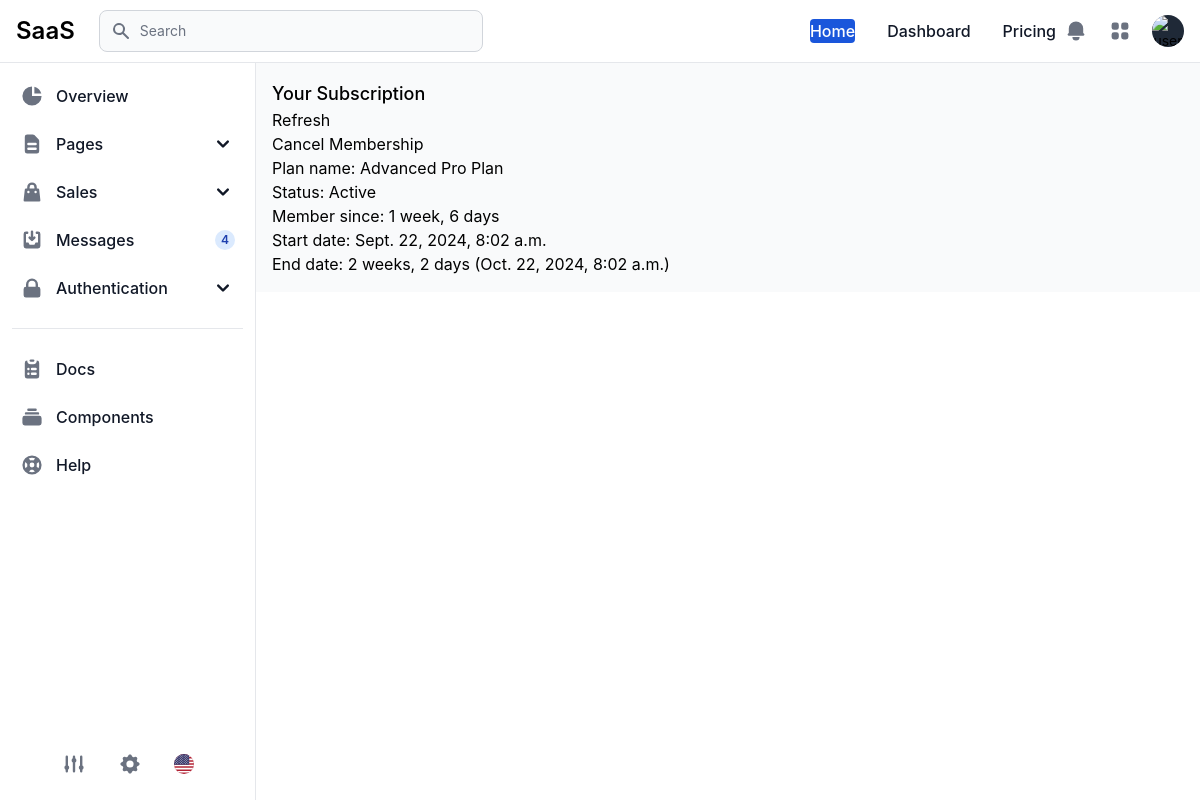
/accounts/billing/ (signed in), run on an earlier commit of the app's database.
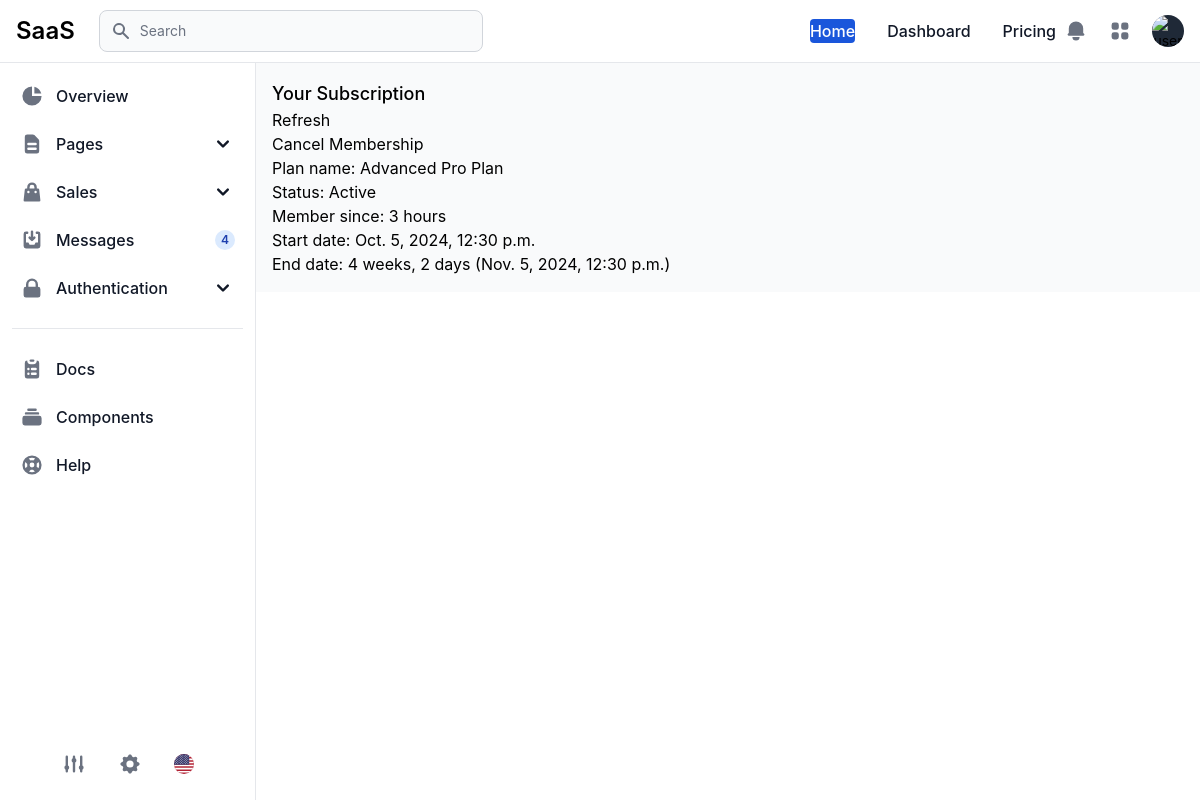
And on a later commit of the database.
### subscriptions/models.py (models this page shows, shortened)
class UserSubscription(models.Model):
    user = models.OneToOneField(User, on_delete=models.CASCADE)
    subscription = models.ForeignKey(Subscription, on_delete=models.SET_NULL, null=True, blank=True)
    stripe_id = models.CharField(max_length=120, null=True, blank=True)
    active = models.BooleanField(default=True)
    user_cancelled = models.BooleanField(default=False)
    original_period_start = models.DateTimeField(auto_now=False, auto_now_add=False, blank=True, null=True)
    current_period_start = models.DateTimeField(auto_now=False, auto_now_add=False, blank=True, null=True)
    current_period_end = models.DateTimeField(auto_now=False, auto_now_add=False, blank=True, null=True)
    cancel_at_period_end = models.BooleanField(default=False)
    status = models.CharField(max_length=120, choices=SubscriptionStatus.choices, blank=True, null=True)
    objects = UserSubscriptionManager()
    def get_cancel_url(self):
        return reverse("user_subscription_cancel")
    @property
    def plan_name(self):
        if not self.subscription:
            return None
        return self.subscription.name

class Subscription(models.Model):
    name = models.CharField(max_length=120)
    subtitle = models.TextField(blank=True, null=True)
    active = models.BooleanField(default=True)
    groups = models.ManyToManyField(Group)
    permissions = models.ManyToManyField(Permission,
    limit_choices_to={"content_type__app_label": "subscriptions", "codename__in": [x[0]for x in SUBSCRIPTION_PERMISSIONS]})
    stripe_id = models.CharField(max_length=120, blank=True, null=True)
    order = models.IntegerField(default=-1, help_text="Ordering on Django pricing page")
    featured = models.BooleanField(default=True, help_text="Featured on Django pricing page")
    updated = models.DateTimeField(auto_now=True)
    timestamp = models.DateTimeField(auto_now_add=True)
    features = models.TextField(help_text="Features for pricing, seperated by new line", blank=True, null=True)
    class Meta:
        ordering = ["order", "featured", "-updated"]
        permissions = SUBSCRIPTION_PERMISSIONS

### subscriptions/views.py (the view, shortened to what this page needs)
# urls.py: path('accounts/billing/', subscription_views.user_subscription_view, name="user_subscription"),
@login_required
def user_subscription_view(request):
    user_sub_obj, created = UserSubscription.objects.get_or_create(user=request.user)
    return render(request, "subscriptions/user_detail_view.html", {"subscription": user_sub_obj})

### subscriptions/models.py (called while the page is built)
    def get_queryset(self):
        return UserSubscriptionQuerySet(self.model, using=self._db)

### templates/subscriptions/user_detail_view.html
{% extends 'dashboard/base.html' %}
{% load static %}
{% block content %}
<h1 class="text-lg font-medium" >Your Subscription</h1>
<form action="" method="POST">{% csrf_token %}
    <button type="submit">Refresh</button>
</form>
<a href="{{ subscription.get_cancel_url }}">Cancel Membership</a>
<p>Plan name: {{ subscription.plan_name }}</p>
<p>Status: {{ subscription.status|title }}</p>
<p>Member since: {{ subscription.current_period_start|timesince }}</p>
<p>Start date: {{ subscription.current_period_start }}</p>
<p>End date: {{ subscription.current_period_end|timeuntil }} ({{ subscription.current_period_end }})</p>
{% endblock %}

### templates/dashboard/base.html (shortened to what this page needs)
<!DOCTYPE html>
<html>
<head>
    {% include 'base/css.html' %}
</head>
<body>
    <div class="antialiased bg-gray-50 dark:bg-gray-900">
        {% include 'dashboard/nav.html' %}
        {% include 'dashboard/sidebar.html' %}
        <main class="p-4 md:ml-64 h-auto pt-20">
        {% block content %}
        {% endblock content %}
    </main>
    </div>
</body>
</html>

### templates/base/css.html
{% load static %}
<link href="{% static 'vendors/saas-theme.min.css' %}" rel="stylesheet" />

### templates/dashboard/nav.html (shortened to what this page needs)
<nav class="bg-white border-b border-gray-200 px-4 py-2.5 dark:bg-gray-800 dark:border-gray-700 fixed left-0 right-0 top-0 z-50">
    <div class="flex flex-wrap justify-between items-center">
      <div class="flex justify-start items-center">
        <a href="{% url 'home' %}" class="flex items-center justify-between mr-4">
          <span class="self-center text-2xl font-semibold whitespace-nowrap dark:text-white">SaaS</span>
        </a>
        <form action="#" method="GET" class="hidden md:block md:pl-2">
          <div class="relative md:w-64 md:w-96">
            <div
              class="flex absolute inset-y-0 left-0 items-center pl-3 pointer-events-none"
            >
            </div>
            <input
              type="text"
              name="email"
              id="topbar-search"
              class="bg-gray-50 border border-gray-300 text-gray-900 text-sm rounded-lg focus:ring-primary-500 focus:border-primary-500 block w-full pl-10 p-2.5 dark:bg-gray-700 dark:border-gray-600 dark:placeholder-gray-400 dark:text-white dark:focus:ring-primary-500 dark:focus:border-primary-500"
              placeholder="Search"
            />
          </div>
        </form>
      </div>
      <div class="flex items-center lg:order-2">
        <div class="hidden w-full md:block md:w-auto" id="navbar-default">
          <ul class="font-medium flex flex-col p-4 md:p-0 mt-4 border border-gray-100 rounded-lg bg-gray-50 md:flex-row md:space-x-8 rtl:space-x-reverse md:mt-0 md:border-0 md:bg-white dark:bg-gray-800 md:dark:bg-gray-900 dark:border-gray-700">
            <li>
              <a href="{% url 'home' %}" class="block py-2 px-3 text-white bg-blue-700 rounded md:bg-transparent md:text-blue-700 md:p-0 dark:text-white md:dark:text-blue-500" aria-current="page">Home</a>
            </li>
            <li>
              <a href="{% url 'dashboard' %}" class="block py-2 px-3 text-gray-900 rounded hover:bg-gray-100 md:hover:bg-transparent md:border-0 md:hover:text-blue-700 md:p-0 dark:text-white md:dark:hover:text-blue-500 dark:hover:bg-gray-700 dark:hover:text-white md:dark:hover:bg-transparent">Dashboard</a>
            </li>
            <li>
              <a href="{% url 'pricing' %}" class="block py-2 px-3 text-gray-900 rounded hover:bg-gray-100 md:hover:bg-transparent md:border-0 md:hover:text-blue-700 md:p-0 dark:text-white md:dark:hover:text-blue-500 dark:hover:bg-gray-700 dark:hover:text-white md:dark:hover:bg-transparent">Pricing</a>
            </li>
          </ul>
        </div>
        <button
          type="button"
          data-dropdown-toggle="notification-dropdown"
          class="p-2 mr-1 text-gray-500 rounded-lg hover:text-gray-900 hover:bg-gray-100 dark:text-gray-400 dark:hover:text-white dark:hover:bg-gray-700 focus:ring-4 focus:ring-gray-300 dark:focus:ring-gray-600"
        >
          <svg
            aria-hidden="true"
            class="w-6 h-6"
            fill="currentColor"
            viewBox="0 0 20 20"
            xmlns="http://www.w3.org/2000/svg"
          >
            <path
              d="M10 2a6 6 0 00-6 6v3.586l-.707.707A1 1 0 004 14h12a1 1 0 00.707-1.707L16 11.586V8a6 6 0 00-6-6zM10 18a3 3 0 01-3-3h6a3 3 0 01-3 3z"
            ></path>
          </svg>
        </button>
        <button
          type="button"
          data-dropdown-toggle="apps-dropdown"
          class="p-2 text-gray-500 rounded-lg hover:text-gray-900 hover:bg-gray-100 dark:text-gray-400 dark:hover:text-white dark:hover:bg-gray-700 focus:ring-4 focus:ring-gray-300 dark:focus:ring-gray-600"
        >
        </button>
        <button
          type="button"
          class="flex mx-3 text-sm bg-gray-800 rounded-full md:mr-0 focus:ring-4 focus:ring-gray-300 dark:focus:ring-gray-600"
          id="user-menu-button"
          aria-expanded="false"
          data-dropdown-toggle="dropdown"
        >
          <img
            class="w-8 h-8 rounded-full"
            src="https://flowbite.s3.amazonaws.com/blocks/marketing-ui/avatars/michael-gough.png"
            alt="user photo"
          />
        </button>
      </div>
    </div>
  </nav>

### templates/dashboard/sidebar.html (shortened to what this page needs)
<aside
class="fixed top-0 left-0 z-40 w-64 h-screen pt-14 transition-transform -translate-x-full bg-white border-r border-gray-200 md:translate-x-0 dark:bg-gray-800 dark:border-gray-700"
aria-label="Sidenav"
id="drawer-navigation"
>
<div class="overflow-y-auto py-5 px-3 h-full bg-white dark:bg-gray-800">
  <ul class="space-y-2">
    <li>
      <a
        href="#"
        class="flex items-center p-2 text-base font-medium text-gray-900 rounded-lg dark:text-white hover:bg-gray-100 dark:hover:bg-gray-700 group"
      >
        <span class="ml-3">Overview</span>
      </a>
    </li>
    <li>
      <button
        type="button"
        class="flex items-center p-2 w-full text-base font-medium text-gray-900 rounded-lg transition duration-75 group hover:bg-gray-100 dark:text-white dark:hover:bg-gray-700"
        aria-controls="dropdown-pages"
        data-collapse-toggle="dropdown-pages"
      >
        <span class="flex-1 ml-3 text-left whitespace-nowrap"
          >Pages</span
        >
        <svg
          aria-hidden="true"
          class="w-6 h-6"
          fill="currentColor"
          viewBox="0 0 20 20"
          xmlns="http://www.w3.org/2000/svg"
        >
          <path
            fill-rule="evenodd"
            d="M5.293 7.293a1 1 0 011.414 0L10 10.586l3.293-3.293a1 1 0 111.414 1.414l-4 4a1 1 0 01-1.414 0l-4-4a1 1 0 010-1.414z"
            clip-rule="evenodd"
          ></path>
        </svg>
      </button>
    </li>
    <li>
      <button
        type="button"
        class="flex items-center p-2 w-full text-base font-medium text-gray-900 rounded-lg transition duration-75 group hover:bg-gray-100 dark:text-white dark:hover:bg-gray-700"
        aria-controls="dropdown-sales"
        data-collapse-toggle="dropdown-sales"
      >
        <span class="flex-1 ml-3 text-left whitespace-nowrap"
          >Sales</span
        >
        <svg
          aria-hidden="true"
          class="w-6 h-6"
          fill="currentColor"
          viewBox="0 0 20 20"
          xmlns="http://www.w3.org/2000/svg"
        >
          <path
            fill-rule="evenodd"
            d="M5.293 7.293a1 1 0 011.414 0L10 10.586l3.293-3.293a1 1 0 111.414 1.414l-4 4a1 1 0 01-1.414 0l-4-4a1 1 0 010-1.414z"
            clip-rule="evenodd"
          ></path>
        </svg>
      </button>
    </li>
    <li>
      <a
        href="#"
        class="flex items-center p-2 text-base font-medium text-gray-900 rounded-lg dark:text-white hover:bg-gray-100 dark:hover:bg-gray-700 group"
      >
        <span class="flex-1 ml-3 whitespace-nowrap">Messages</span>
        <span
          class="inline-flex justify-center items-center w-5 h-5 text-xs font-semibold rounded-full text-primary-800 bg-primary-100 dark:bg-primary-200 dark:text-primary-800"
        >
          4
        </span>
      </a>
    </li>
    <li>
      <button
        type="button"
        class="flex items-center p-2 w-full text-base font-medium text-gray-900 rounded-lg transition duration-75 group hover:bg-gray-100 dark:text-white dark:hover:bg-gray-700"
        aria-controls="dropdown-authentication"
        data-collapse-toggle="dropdown-authentication"
      >
        <span class="flex-1 ml-3 text-left whitespace-nowrap"
          >Authentication</span
        >
        <svg
          aria-hidden="true"
          class="w-6 h-6"
          fill="currentColor"
          viewBox="0 0 20 20"
          xmlns="http://www.w3.org/2000/svg"
        >
          <path
            fill-rule="evenodd"
            d="M5.293 7.293a1 1 0 011.414 0L10 10.586l3.293-3.293a1 1 0 111.414 1.414l-4 4a1 1 0 01-1.414 0l-4-4a1 1 0 010-1.414z"
            clip-rule="evenodd"
          ></path>
        </svg>
      </button>
    </li>
  </ul>
  <ul
    class="pt-5 mt-5 space-y-2 border-t border-gray-200 dark:border-gray-700"
  >
    <li>
      <a
        href="#"
        class="flex items-center p-2 text-base font-medium text-gray-900 rounded-lg transition duration-75 hover:bg-gray-100 dark:hover:bg-gray-700 dark:text-white group"
      >
        <span class="ml-3">Docs</span>
      </a>
    </li>
    <li>
      <a
        href="#"
        class="flex items-center p-2 text-base font-medium text-gray-900 rounded-lg transition duration-75 hover:bg-gray-100 dark:hover:bg-gray-700 dark:text-white group"
      >
        <span class="ml-3">Components</span>
      </a>
    </li>
    <li>
      <a
        href="#"
        class="flex items-center p-2 text-base font-medium text-gray-900 rounded-lg transition duration-75 hover:bg-gray-100 dark:hover:bg-gray-700 dark:text-white group"
      >
        <span class="ml-3">Help</span>
      </a>
    </li>
  </ul>
</div>
<div
  class="hidden absolute bottom-0 left-0 justify-center p-4 space-x-4 w-full lg:flex bg-white dark:bg-gray-800 z-20"
>
  <a
    href="#"
    class="inline-flex justify-center p-2 text-gray-500 rounded cursor-pointer dark:text-gray-400 hover:text-gray-900 dark:hover:text-white hover:bg-gray-100 dark:hover:bg-gray-600"
  >
  </a>
  <a
    href="#"
    data-tooltip-target="tooltip-settings"
    class="inline-flex justify-center p-2 text-gray-500 rounded cursor-pointer dark:text-gray-400 dark:hover:text-white hover:text-gray-900 hover:bg-gray-100 dark:hover:bg-gray-600"
  >
  </a>
  <button
    type="button"
    data-dropdown-toggle="language-dropdown"
    class="inline-flex justify-center p-2 text-gray-500 rounded cursor-pointer dark:hover:text-white dark:text-gray-400 hover:text-gray-900 hover:bg-gray-100 dark:hover:bg-gray-600"
  >
  </button>
</div>
</aside>

### templates/base/js.html (shortened to what this page needs)
{% load static %}

What changed in the data, as far as the page shows it:
changed UserSubscription "Active": current_period_start "1 week, 6 days" → "3 hours"; current_period_start "Sept. 22, 2024, 8:02 a.m." → "Oct. 5, 2024, 12:30 p.m."; current_period_end "2 weeks, 2 days" → "4 weeks, 2 days"; current_period_end "Oct. 22, 2024, 8:02 a.m." → "Nov. 5, 2024, 12:30 p.m."
